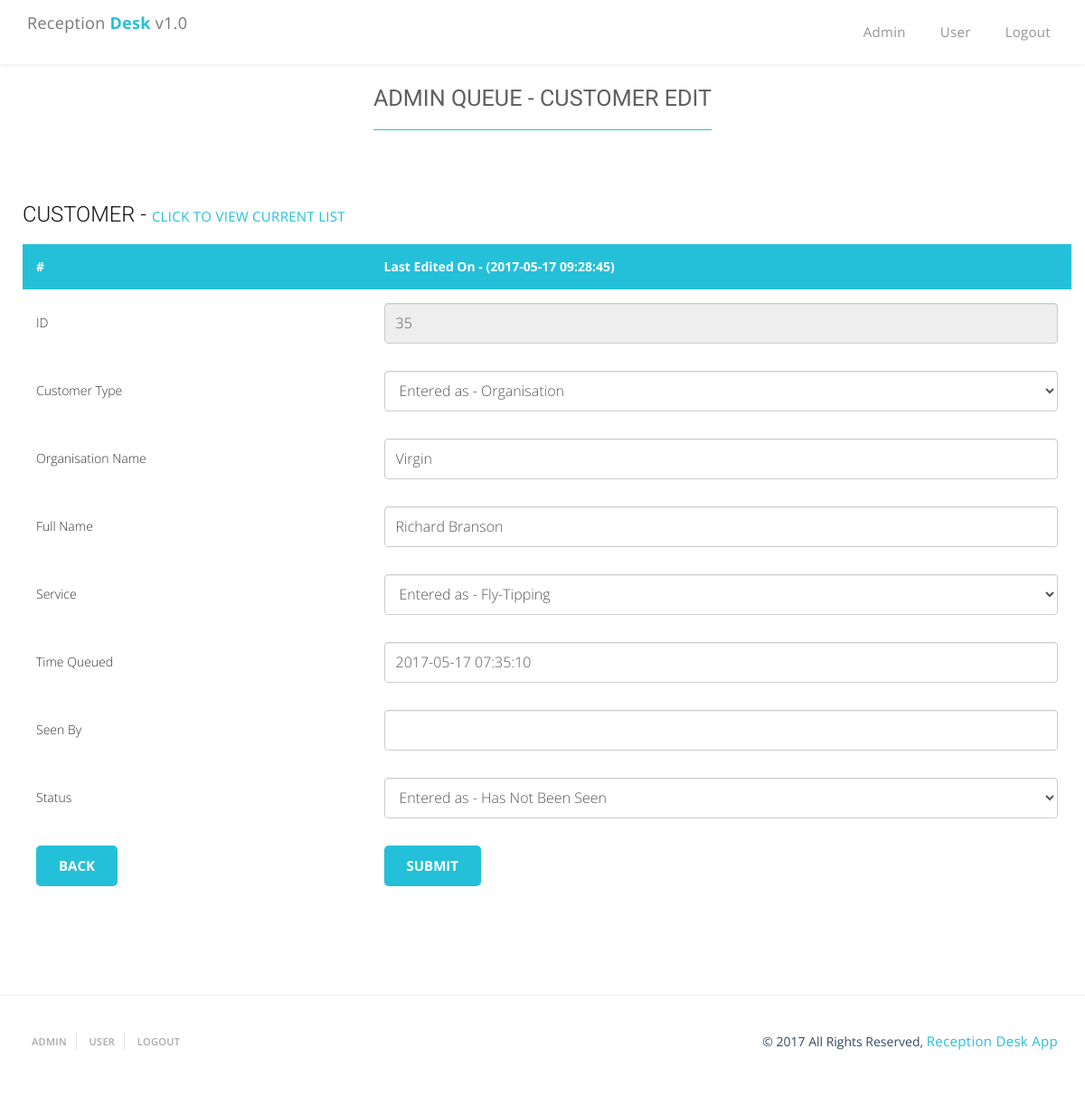
The app's page /edit.php?rowID=35 (signed in) with its own data.
### tables this page shows
CREATE TABLE `queue` (
  `ID` int(10) NOT NULL,
  `Type` varchar(255) NOT NULL,
  `TypeName` varchar(255) NOT NULL,
  `Name` varchar(255) NOT NULL,
  `Service` int(10) NOT NULL,
  `QueuedAt` timestamp NOT NULL DEFAULT CURRENT_TIMESTAMP,
  `Seen` int(1) DEFAULT '0',
  `SeenBy` varchar(255) DEFAULT NULL,
  `SeenAt` datetime DEFAULT NULL
);

### edit.php (the view, shortened to what this page needs)
<?php
include("db.php");
$rowID = $_GET['rowID'];
?>
<!DOCTYPE html>
<head>
    <link rel="stylesheet" href="css/bootstrap.min.css">
    <link rel="stylesheet" href="css/font-awesome.min.css">
    <link rel="stylesheet" href="css/animate.css">
    <link rel="stylesheet" href="css/prettyPhoto.css">
    <link rel="stylesheet" href="css/owl.carousel.css">
    <link rel="stylesheet" href="css/main.css">
    <link rel="stylesheet" href="css/responsive.css">
</head>
<?php
$sql = <<<SQL
    SELECT *
    FROM `queue` WHERE ID = $rowID
	ORDER BY `ID` ASC
SQL;
if(!$result = $db->query($sql)){
	header('Location: desk.php');
}
?>
<body id="top">
    <header>
        <nav class="navbar navbar-default navbar-fixed-top">
            <div class="container">
                <div class="navbar-header page-scroll">
                    <a class="navbar-brand page-scroll" href="#page-top">
                    Reception <strong><font color="#24c0d9">Desk</font></strong> v1.0 </a>
                </div>
                <div class="collapse navbar-collapse" id="bs-example-navbar-collapse-1">
                    <ul class="nav navbar-nav navbar-right">
                        <li><a class="page-scroll" href="desk.php#top">Admin</a>
                        </li>
                        <li><a class="page-scroll" href="user.php#services">User</a>
                        </li>
                        <li><a class="page-scroll" href="logout.php">Logout</a>
                        </li>
                    </ul>
                </div>
            </div>
        </nav>
    </header>
    <section id="contact" class="section text-center">
        <div class="container">
            <h2 class="section-title">ADMIN QUEUE - customer edit</h2><div class="row">
                    <div class="contact-info text-left wow fadeInRight" data-wow-duration="1s" data-wow-delay=".3s">
                        <h3>CUSTOMER - <a href="desk.php">CLick to view current list</a></h3>
<?php
	if ($result->num_rows > 0) {
    while($row = $result->fetch_assoc()) {
		$Type = $row["Type"];
		$Service = $row["Service"];
if ($row["Seen"] == 0) {
	$Seen = 'Has Not Been Seen';
} elseif ($row["Seen"] == 1) {
	$Seen = 'Has Been Seen';
} elseif ($row["Seen"] == 2) {
	$Seen = 'Has Been Cancelled';
} else {
	$Seen ='NA';
}
if ($row["Service"] == 1) {
	$Service = 'Housing';
} elseif ($row["Service"] == 2) {
	$Service = 'Benefits';
} elseif ($row["Service"] == 3) {
	$Service = 'Council Tax';
} elseif ($row["Service"] == 4) {
	$Service = 'Fly-Tipping';
} elseif ($row["Service"] == 5) {
	$Service ='Missed Bin';
}
		?>
                                                </h3><div style="overflow-x:auto;">
<form action="edit_queue.php" method="get">
	<table width ="100%" class="w3-table w3-margin-top w3-margin-bottom w3-striped w3-bordered">
  <tr>
  <th>#</th>
  <th>Last Edited On - (<?php echo $row["SeenAt"]; ?>)</th>
  </tr>
	<tr>
	  <td>ID</td>
	  <td><input name="hrowID" type="text" required class="form-control" id="textfield" value="<?php echo $row["ID"]; ?>" readonly></td>
	</tr>
	<tr>
	  <td>Customer Type</td>
	<td><select name="Type" class="form-control" id="Type">
	  <option select="selected"  value="<?php echo $row["Type"]; ?>" >Entered as - <?php echo $Type ?></option>
	  </select>
	<tr>
	  <td>Organisation Name</td>
	<td><input class="form-control" name="TypeName" type="text" id="TypeName" value="<?php echo $row["TypeName"]; ?>"></td>
	</tr>
	<tr>
		<td>Full Name</td>
		<td><input required class="form-control" name="Name" type="text" id="Name" value="<?php echo $row["Name"]; ?>"></td>
	</tr>
	<tr>
		<td>Service</td>
		<td>
		<select name="Service" class="form-control" id="Service">
		    <option select="selected"  value="<?php echo $row["Service"]; ?>" >Entered as - <?php echo $Service ?></option>
		</select>
		</td>
	</tr>
	<tr>
		<td>Time Queued</td>
		<td><input required class="form-control" name="QueuedAt" type="text" id="QueuedAt" value="<?php echo $row["QueuedAt"]; ?>"></td>
	</tr>
	<tr>
		<td>Seen By</td>
		<td>
		<input class="form-control" name="SeenBy" type="text" id="SeenBy" value="<?php echo $row["SeenBy"]; ?>"></td>
	</tr>
	<tr>
		<td>Status</td>
		<td>
	    <select name="Seen" class="form-control" id="Seen">
		    <option select="selected"  value="<?php echo $row["Seen"]; ?>" >Entered as - <?php echo $Seen ?></option>
		</select>
		</td>
	</tr>
	<tr>
		<td><input type="button" class="pull-left send-button button" value="Back" onClick="history.go(-1);return true;"></td>
		<td>
		  <input type="submit" class="pull-left send-button button" value="Submit"
    onclick="return confirm('Are you sure you want to submit changes?')"
  /></td>
	</tr>
  <?php
		 }
} else {
    echo "0 results";
}
	?>
	</table>
	</form>
</div>
                    </div>
                </div>
        </div>
    </section>
    <footer>
        <div class="container">
            <div class="row">
                <div class="col-md-6">
                    <div class="footer-menu">
                        <ul class="list-inline">
                            <li><a href="desk.php">Admin</a>
                            </li>
                            <li><a href="user.php">User</a>
                            </li>
                            <li><a href="logout.php">Logout</a>
                            </li>
                        </ul>
                    </div>
                </div>
                <div class="col-md-6">
                    <div class="footer-content text-right">
                        <p>&copy; 2017 All Rights Reserved, <a href="#">Reception Desk App</a>
                        </p>
                    </div>
                </div>
            </div>
        </div>
    </footer>
</body>

### css/main.css (style rules this page uses)
body { font-family: 'Open Sans', sans-serif; font-weight: 300; overflow-x: hidden; }
h1, h2, h3, h4, h5, h6 { font-family: 'Roboto', sans-serif; font-weight: 400; }
h2 { font-size: 1.8em; text-transform: uppercase; color: #606060; }
h3 { font-size: 1.7em; text-transform: uppercase; font-weight: 300; margin-bottom: 20px; color: #111; }
p { font-size: 15px; color: #727272; line-height: 1.5em; font-weight: 400; }
a { font-size: 15px; font-family: 'Open Sans', sans-serif; color: #24C0D9; font-weight: 400; letter-spacing: .3px; }
.section { padding: 75px 0; }
.section-title { margin-bottom: 50px; padding-bottom: 20px; display: inline-block; border-bottom: 1px solid #24C0D9; }
.button { border: none; padding: 12px 25px; border-radius: 5px; display: inline-block; color: #5F5F5F; text-transform: uppercase; font-weight: 700; font-size: 15px; -webkit-transition: background-color .3s ease; -moz-transition: background-color .3s ease; -o-transition: background-color .3s ease; transition: background-color .3s ease; }
.navbar-default { background: #fff; border-color: transparent; padding: 10px 0; -moz-box-shadow: 0 0 7px rgba(0, 0, 0, 0.1); box-shadow: 0 0 7px rgba(0, 0, 0, 0.1); }
.navbar-brand { padding: 5px 15px; max-width: 220px; }
.navbar-default .navbar-nav>li>a { color: #949494; margin-right: 8px; }
.form-control { height: 45px; font-size: 16px; }
.send-button { background: #24C0D9; color: #fff; }
.contact-info { margin-top: 30px; }
.contact-info, .business-hours { margin-bottom: 30px; margin-left: 10px; }
footer { background: #fff; border-top: 1px solid #efefef; padding: 40px 0; }
.footer-menu li { border-right: 1px solid #e4e4e4; }
.footer-menu li:last-child { border-right: none; }
.footer-menu a { color: #A8A8A8; font-size: 11px; text-transform: uppercase; font-weight: 600; padding: 0 5px; }
.footer-content p { color: #34495E; font-size: 14px; }

### edit.php (style rules this page uses)
th { background-color: #24c0d9; color: white; }
th, td { padding: 15px; text-align: left; }

### records on screen
queue: SeenAt "2017-05-17 09:28:45", hrowID "35", TypeName "Virgin", Name "Richard Branson", QueuedAt "2017-05-17 07:35:10"
